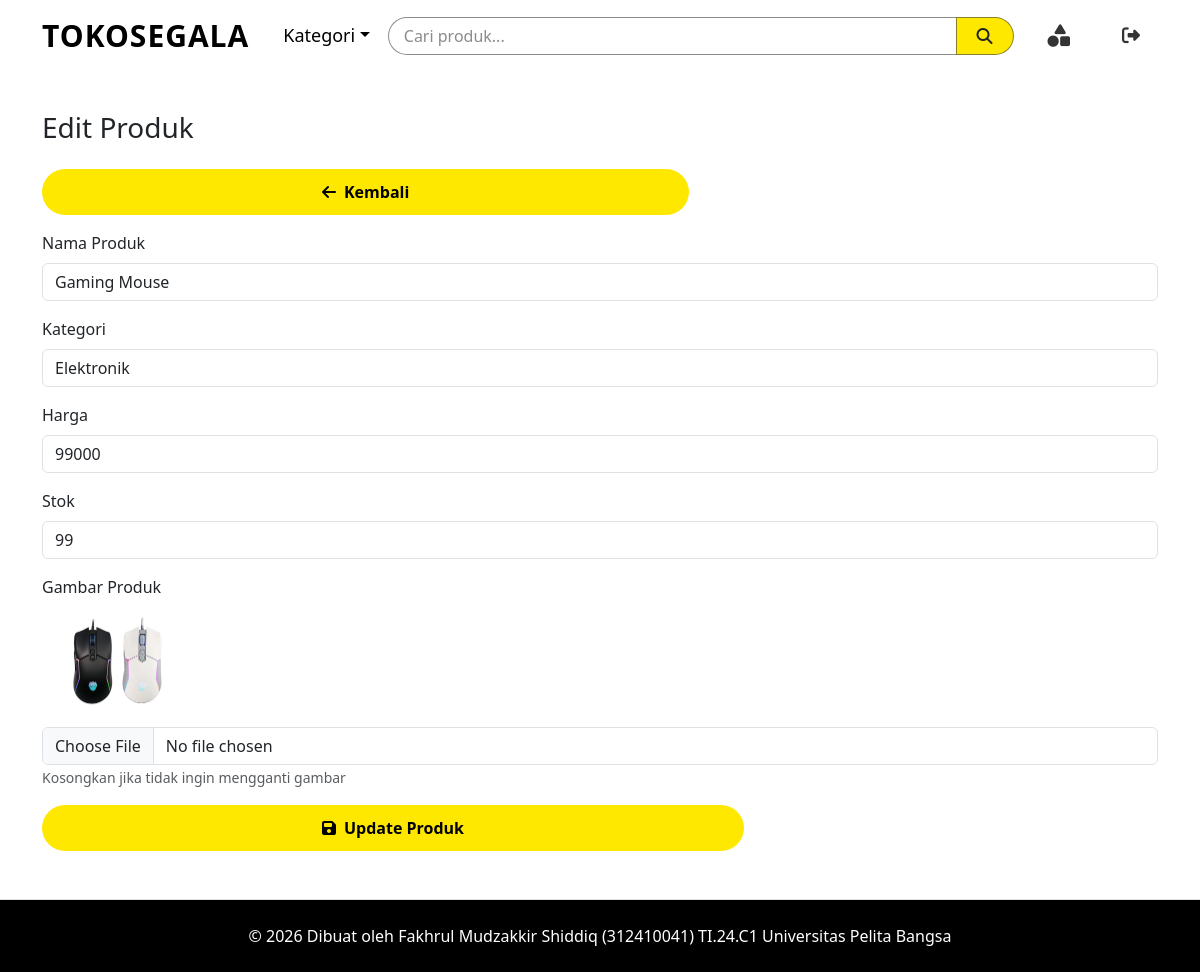
The app's page /admin/edit_produk.php?id=1 (signed in) with its own data.
### tables this page shows
CREATE TABLE `products` (
  `id_product` int(11) NOT NULL,
  `nama_produk` varchar(100) NOT NULL,
  `kategori` varchar(50) DEFAULT NULL,
  `harga` int(11) NOT NULL,
  `stok` int(11) NOT NULL,
  `gambar` varchar(255) DEFAULT NULL
);

### admin/edit_produk.php (the view, shortened to what this page needs)
<?php
include '../config/koneksi.php';
$id_product = $_GET['id'];
$query = mysqli_query($koneksi, "SELECT * FROM products WHERE id_product='$id_product'");
$produk = mysqli_fetch_assoc($query);
$kategori_list = ['Elektronik', 'Pakaian', 'Perhiasan'];
?>
<h3 class="mb-4">Edit Produk</h3>
<a href="produk.php" class="btn btn-cart mb-3"><i class="fas fa-arrow-left me-2"></i>Kembali</a>
<form action="update_produk.php" method="POST" enctype="multipart/form-data">
    <div class="mb-3">
        <label class="form-label">Nama Produk</label>
        <input type="text" name="nama" class="form-control" value="<?= $produk['nama_produk']; ?>" required>
    </div>
    <div class="mb-3">
        <label class="form-label">Kategori</label>
        <select name="kategori" class="form-control" required>
            <?php foreach($kategori_list as $k):
                $selected = ($produk['kategori'] == $k) ? 'selected' : '';
            ?>
                <option value="<?= $k; ?>" <?= $selected; ?>><?= $k; ?></option>
            <?php endforeach; ?>
        </select>
    </div>
    <div class="mb-3">
        <label class="form-label">Harga</label>
        <input type="number" name="harga" class="form-control" value="<?= $produk['harga']; ?>" required>
    </div>
    <div class="mb-3">
        <label class="form-label">Stok</label>
        <input type="number" name="stok" class="form-control" value="<?= $produk['stok']; ?>" required>
    </div>
    <div class="mb-3">
        <label class="form-label">Gambar Produk</label><br>
        <img src="../assets/images/<?= $produk['gambar']; ?>" width="150" class="mb-2"><br>
        <input type="file" name="gambar" class="form-control">
        <small class="text-muted">Kosongkan jika tidak ingin mengganti gambar</small>
    </div>
    <button type="submit" class="btn btn-cart"><i class="fas fa-save me-2"></i>Update Produk</button>
</form>
<?php
include __DIR__ . '/../layout.php';
?>

### assets/css/style.css (style rules this page uses)
body { background-color: #ffffff; margin: 0; padding: 0; }
.me-2 { background-color: transparent; }
.btn-cart { background-color: #ffe800; color: #000000 !important; padding: 10px 25%; border-radius: 33px; font-weight: 600; transition: 0.3s; }

### records on screen
products: nama "Gaming Mouse", harga "99000", stok "99", gambar (picture)

### other values on screen
form field kategori "Elektronik"
